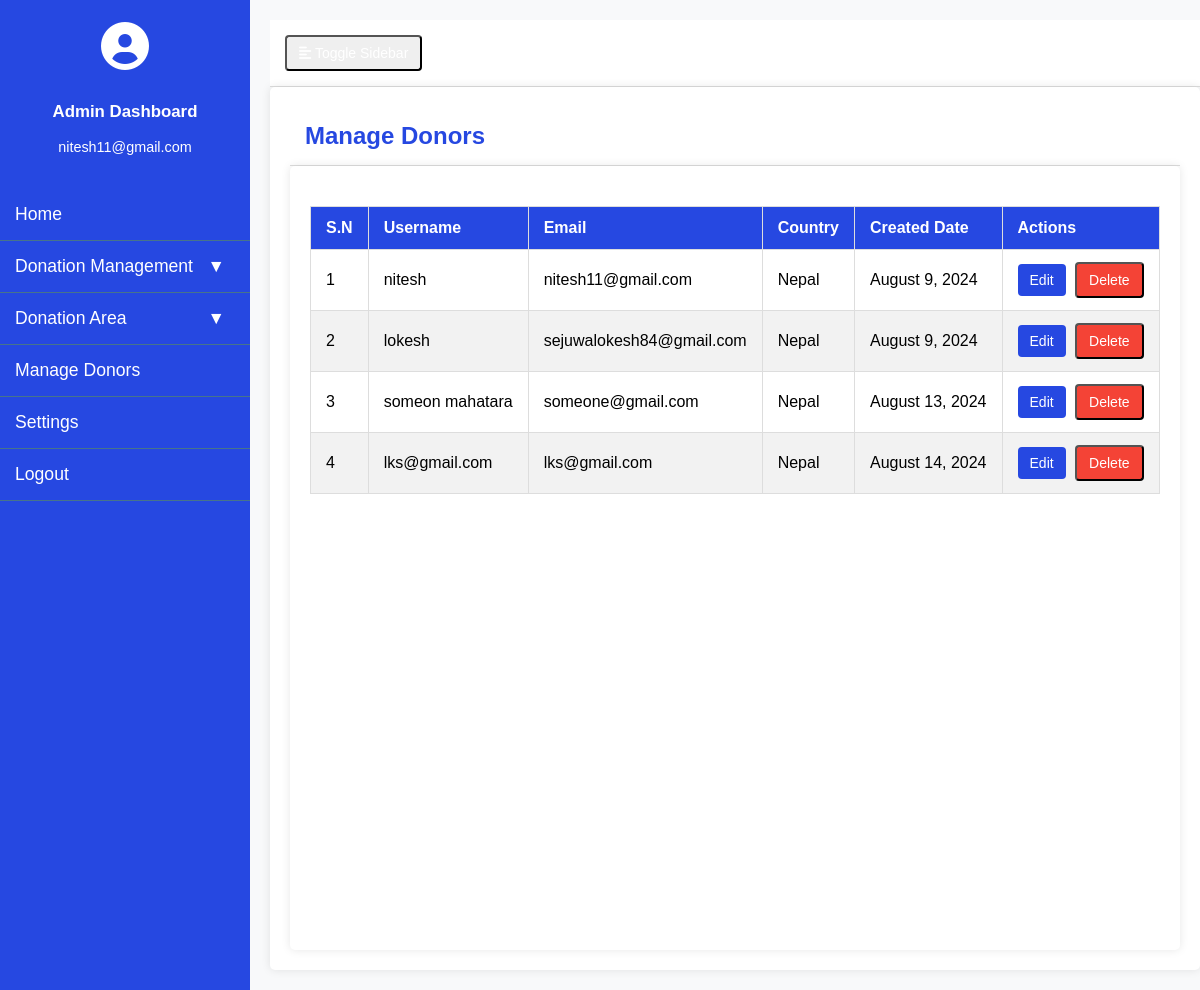
Before: /manage_donors/ (signed in) with the older database file.
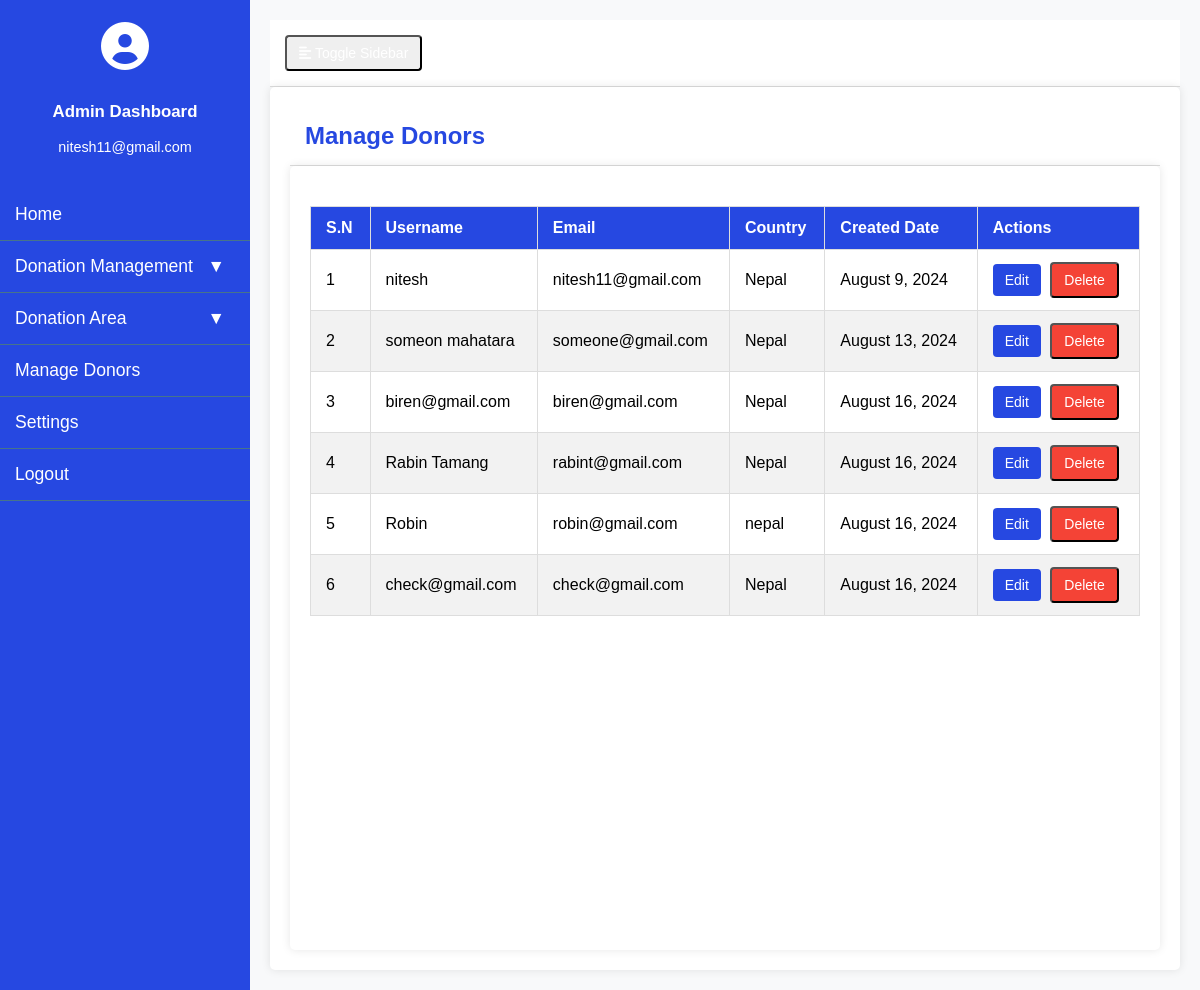
After: the same page with the newer database file.
### donor_management/models.py (models this page shows, shortened)
class Donor(models.Model):
    user = models.ForeignKey(User, on_delete=models.CASCADE, null=True)
    phone_number = models.CharField(max_length=15, null=True)
    address = models.CharField(max_length=100, null=True)
    district = models.CharField(max_length=100, null=True)
    country = models.CharField(max_length=100, null=True)
    created_at = models.DateTimeField(auto_now_add=True)
    updated_at = models.DateTimeField(auto_now=True)

### Charity_Project/views.py (the view)
# urls.py: path('manage_donors/', manage_donors, name='manage_donors'),
def manage_donors(request):
    if not request.user.is_authenticated:
        return redirect('admin_login')
    donors = Donor.objects.all()
    return render(request, 'manage_donors.html',  locals())

### Charity_Project/templates/manage_donors.html (shortened to what this page needs)
{% extends 'admin_base.html' %}
{% block content %}
<div class="navbar">
    <h2>Manage Donors</h2>
</div>
<main>
    {% if donors %}
        <table class="table">
            <thead>
                <tr>
                    <th>S.N</th>
                    <th>Username</th>
                    <th>Email</th>
                    <th>Country</th>
                    <th>Created Date</th>
                    <th>Actions</th>
                </tr>
            </thead>
            <tbody>
                {% for donor in donors %}
                <tr>
                    <td>{{ forloop.counter }}</td>
                    <td>{{ donor.user.username }}</td>
                    <td>{{ donor.user.email }}</td>
                    <td>{{ donor.country }}</td>
                    <td>{{ donor.created_at|date:"F j, Y" }}</td>
                    <td>
                        <a href="" class="btn btn-edit">Edit</a>
                        <form action="" method="POST" style="display:inline;">
                            <button type="submit" class="btn btn-delete" onclick="return confirm('Are you sure you want to delete this donor?');">Delete</button>
                        </form>
                    </td>
                </tr>
                {% endfor %}
            </tbody>
        </table>
    {% else %}
        <div class="alert">
            No donors found.
        </div>
    {% endif %}
</main>
{% endblock %}

Changed rows visible on the page:
removed Donor: user.username "lokesh", user.email "sejuwalokesh84@gmail.com", country "Nepal", created_at "August 9, 2024"
removed Donor: user.username "lks@gmail.com", user.email "lks@gmail.com", country "Nepal", created_at "August 14, 2024"
added Donor: user.username "biren@gmail.com", user.email "biren@gmail.com", country "Nepal", created_at "August 16, 2024"
added Donor: user.username "Rabin Tamang", user.email "rabint@gmail.com", country "Nepal", created_at "August 16, 2024"
added Donor: user.username "Robin", user.email "robin@gmail.com", country "nepal", created_at "August 16, 2024"
added Donor: user.username "check@gmail.com", user.email "check@gmail.com", country "Nepal", created_at "August 16, 2024"
